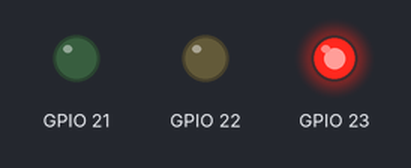
A program run on a simulated ESP32. Parts: output pins drawn as LEDs (lit = HIGH). What the program prints to the serial monitor is not drawn.

Above: at 15.0 s.
At 32.5 s:
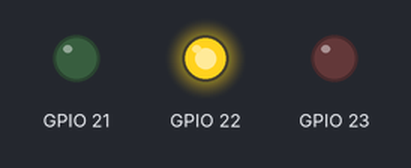
At 45.0 s:
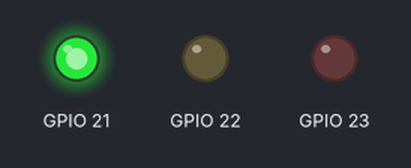
Timing chart, 0 to 71.5 s (numbered marks = the images above):
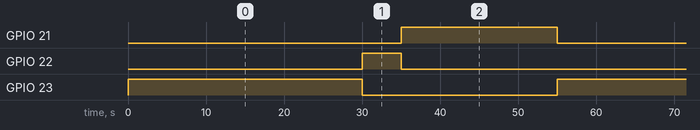

The program:

main.cpp
```cpp
#include <Arduino.h>

// put function declarations here:
int myFunction(int, int);

  void setup() {
    // Inisialisasi komunikasi serial
    Serial.begin(115200);
    Serial.println("Hello, ESP32!");

    // Atur pin sebagai output
    pinMode(23, OUTPUT);
    pinMode(22, OUTPUT);
    pinMode(21, OUTPUT);
  }

  void loop() {
    // Nyalakan pin 23 selama 30 detik
    digitalWrite(23, HIGH);
    delay(30000);
    digitalWrite(23, LOW);

    // Nyalakan pin 22 selama 5 detik
    digitalWrite(22, HIGH);
    delay(5000);
    digitalWrite(22, LOW);

    // Nyalakan pin 21 selama 20 detik
    digitalWrite(21, HIGH);
    delay(20000);
    digitalWrite(21, LOW);
  }
```

Measured:
- by itself, GPIO 21: alternates HIGH for 20.0 s and LOW for 35.0 s
- by itself, GPIO 22: alternates HIGH for 5.0 s and LOW for 50.0 s
- by itself, GPIO 23: alternates HIGH for 30.0 s and LOW for 25.0 s
